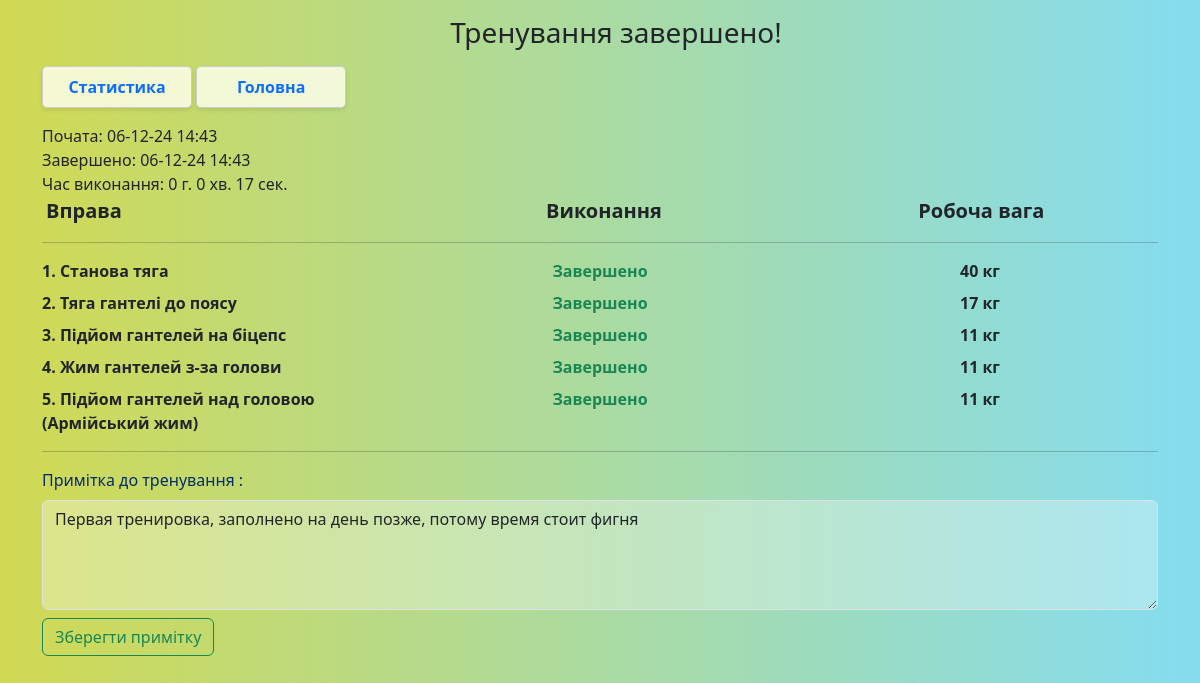
The page /statistics/details/58 (signed in) on the database its author committed.
### _models.py (models this page shows, shortened)
class User(db.Model, UserMixin):
    __tablename__ = 'users'
    id = db.Column(db.Integer, primary_key=True)
    name = db.Column(db.String(80), nullable=False, unique=True)
    password = db.Column(db.String(80), nullable=False)
    role = db.Column(db.String(80), nullable=False, default='user')
    email = db.Column(db.String(80), unique=True, nullable=False)
    language = db.Column(db.String(20), default='EN')
    preferences = db.Column(db.Text, default=[])
    date_registration = Column(db.DateTime)
    date_last_activity = Column(db.DateTime)
    trainings = relationship('UserTraining', back_populates='user')

class UserTraining(db.Model):
    __tablename__ = 'user_trainings'
    id = Column(Integer, primary_key=True)
    user_id = Column(Integer, ForeignKey('users.id', ondelete='CASCADE'))
    training_id = Column(Integer, ForeignKey('trainings.training_id'))
    assigned = Column(db.Boolean, default=False)
    completed = Column(db.Boolean, default=False)
    date_started = Column(db.DateTime)
    date_completed = Column(db.DateTime)
    train_note = Column(db.String, default='')
    user = relationship('User', back_populates='trainings')
    training = relationship('Training', back_populates='user_trainings')
    training_exercises = relationship('UserTrainingExercise', back_populates='user_training')

### main.py (the view)
@app.route('/statistics/details/<int:user_training_id>')
@login_required
def statistic_details(user_training_id):
    start_time, finish_time, workout_duration = 0, 0, 0
    user_training = UserTraining.query.get(user_training_id)
    if user_training.user_id != current_user.id:
        local_flash('Base_error')
        return redirect(url_for('index'))
    dict = {}
    unformatteds = Localization.query.all()
    for unformatted in unformatteds:
        key = unformatted.key
        translations = json.loads(unformatted.translations)
        dict[key] = translations[current_user.language]
    train_note = user_training.train_note
    user_prefs = json.loads(current_user.preferences)
    time_delta = timedelta(hours=user_prefs['LTO'])
    if user_training.date_started:
        unformatted_start_time = user_training.date_started + time_delta
        start_time = unformatted_start_time.strftime('%d-%m-%y %H:%M')
        unformatted_finish_time = user_training.date_completed + time_delta
        finish_time = unformatted_finish_time.strftime('%d-%m-%y %H:%M')
        delta = unformatted_finish_time-unformatted_start_time
        seconds = delta.seconds
        hours, seconds = divmod(seconds, 3600)
        minutes, seconds = divmod(seconds, 60)
        workout_duration = f'{hours} {dict["hours"]}. {minutes} {dict["minutes"]}. {seconds} {dict["seconds"]}.'
    user_training_exercises = UserTrainingExercise.query.filter_by(user_training_id=user_training_id).all()
    finish_data = []
    for ute in user_training_exercises:
        ex = Exercise.query.get(ute.exercise_id)  # для ссылки на статистику упражнений
        ex_id = ex.exercise_id
        loc_ex_names = json.loads(ex.localized_name)
        ex_name = loc_ex_names[current_user.language]
        ex_skipped = ute.skipped
        weight = ute.weight
        finish_data.append({'ex_id': ex_id, 'ex_name': ex_name, 'ex_skipped': ex_skipped, 'weight': weight})
    return render_template('training_finished.html', finish_data=finish_data, train_note=train_note, user_training_id=user_training_id,
                           start_time=start_time, finish_time=finish_time, workout_duration=workout_duration)

### _logic.py (called while the page is built)
def load_localization_dict():
    phrases = Localization.query.all()
    phrases_list = {}
    for phrase in phrases:
        translations_dict = json.loads(phrase.translations)
        phrases_list[phrase.key] = translations_dict
    return phrases_list

### main.py (called while the page is built)
@login_manager.user_loader
def load_user(user_id):
    return User.query.get(int(user_id))

@app.context_processor
def inject_local_dict():
    local_dict = load_localization_dict()
    return {'local_dict': local_dict}

### templates/training_finished.html (shortened to what this page needs)
{% extends 'base.html' %}
{% block body %}
<div class="container text-center m-3">
    {% if start_time != 0 %}
        <h3>{{local_dict['Workout complete'][current_user.language]}}!</h3>
    {% else %}
        <h3 class="text-danger" style="text-decoration: line-through;">{{local_dict['Workout complete'][current_user.language]}}!</h3>
    {% endif %}
</div>
<div class="mb-3">
    <a href="/statistics" class="statistics-btn d-inline-flex p-2 fw-bold fs-6 link-underline link-underline-opacity-0">
    {{local_dict['Statistics'][current_user.language]}}
</a>
<a href="/" class="statistics-btn d-inline-flex p-2 fw-bold fs-6 link-underline link-underline-opacity-0">
    {{local_dict['Main'][current_user.language]}}
</a>
</div>
{% if start_time != 0 %}
<div class="">
    {{local_dict['started'][current_user.language]}}: {{start_time}} <br>
    {{local_dict['Completed'][current_user.language]}}: {{finish_time}}<br>
    {{local_dict['lead_time'][current_user.language]}}: {{workout_duration}}
</div>
{% endif %}
<div class="row mb-0 fs-5">
        <div class="col mb-0 px-3 fw-semibold">
           {{local_dict['Exercise'][current_user.language]}}
        </div>
        <div class="col mb-0 fw-semibold text-center">
            {{local_dict['Performance'][current_user.language]}}
        </div>
        <div class="col mb-0 fw-semibold text-center">
            {{local_dict['Working weight'][current_user.language]}}
        </div>
</div>
 <hr>
{% for ex in finish_data %}
    <div class="row mb-2 fs-6">
        <div class="col fw-semibold">
            {{loop.index}}. {{ex.ex_name}}
        </div>
        <div class="col mb-0 fw-semibold text-center">
            {% if not ex.ex_skipped %} <span class="text-success">
                                            {{local_dict['Completed'][current_user.language]}}
                                        </span>
            {% else %} <span class="text-danger">
                            {{local_dict['Skipped'][current_user.language]}}
                        </span> {% endif %}
        </div>
        <div class="col mb-0 fw-semibold text-center">
            {% if ex.weight>0 %}
                {{ex.weight}} {{local_dict['kg'][current_user.language]}}
            {% endif %}
        </div>
    </div>
{% endfor %}
<hr>
<form action="/note_save" method="post">
    <div class="text-primary-emphasis mb-2" id="notes_div">
        {{local_dict['Workout note'][current_user.language]}}:
    </div>
    <div class="mb-2">
        <textarea name="train_note" id="train_note" class="form-control bg-white-op-50" rows="4">{{train_note}}</textarea>
    </div>
    <div class="">
        <input type="submit" class="btn btn-outline-success" value="{{local_dict['Save note'][current_user.language]}}">
    </div>
</form>
{% endblock %}

### static/css/main.css (style rules this page uses)
body { background-image: linear-gradient(90deg, rgba(2,0,36,1) 0%, rgba(209,217,83,1) 0%, rgba(134,220,237,1) 98%); background-size: cover; background-repeat: no-repeat; background-attachment: fixed; }
.statistics-btn { display: flex; justify-content: center; padding: 2px; border: 1px solid #ccc; border-radius: 5px; background-color: rgba(255,255,240, 0.8); box-shadow: 0 2px 4px rgba(0, 0, 0, 0.1); max-width: 150px; width: 100%; }
.bg-white-op-50 { background-color: rgba(255,255,255, 0.3); }

### rows shown on the page
User: language "Тренування завершено", language "Статистика", language "Головна", language "Почата", language "Завершено", language "Час виконання", language "Вправа", language "Виконання", language "Робоча вага", language "Завершено" "Завершено" "Завершено" "Завершено" "Завершено", language "кг" "кг" "кг" "кг" "кг", language "Примітка до тренування", language "Зберегти примітку"
UserTraining: train_note "Первая тренировка, заполнено на день позже, потому время стоит фигня"

### other values the page prints
{{ start_time }} "06-12-24 14:43"
{{ finish_time }} "06-12-24 14:43"
{{ workout_duration }} "0 г. 0 хв. 17 сек."
{{ ex.ex_name }} "Станова тяга" "Тяга гантелі до поясу" "Підйом гантелей на біцепс" "Жим гантелей з-за голови" "Підйом гантелей над головою (Армійський жим)"
{{ ex.weight }} "40" "17" "11" "11" "11"
